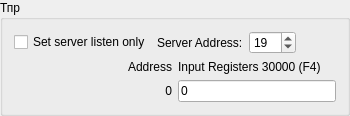
       <widget class="QGroupBox" name="gbT">
        <property name="title">
         <string>Тпр</string>
        </property>
        <layout class="QVBoxLayout" name="verticalLayout_5">
         <item>
          <layout class="QHBoxLayout" name="horizontalLayout_7">
           <property name="sizeConstraint">
            <enum>QLayout::SetMinimumSize</enum>
           </property>
           <item>
            <widget class="QCheckBox" name="listenOnlyBox_5">
             <property name="text">
              <string>Set server listen only</string>
             </property>
            </widget>
           </item>
           <item>
            <widget class="QLabel" name="label_41">
             <property name="sizePolicy">
              <sizepolicy hsizetype="Maximum" vsizetype="Preferred">
               <horstretch>0</horstretch>
               <verstretch>0</verstretch>
              </sizepolicy>
             </property>
             <property name="text">
              <string>Server Address:</string>
             </property>
            </widget>
           </item>
           <item>
            <widget class="QSpinBox" name="serverEdit_5">
             <property name="sizePolicy">
              <sizepolicy hsizetype="Maximum" vsizetype="Fixed">
               <horstretch>0</horstretch>
               <verstretch>0</verstretch>
              </sizepolicy>
             </property>
             <property name="minimum">
              <number>1</number>
             </property>
             <property name="maximum">
              <number>247</number>
             </property>
             <property name="value">
              <number>19</number>
             </property>
            </widget>
           </item>
           <item>
            <spacer name="horizontalSpacer_6">
             <property name="orientation">
              <enum>Qt::Horizontal</enum>
             </property>
             <property name="sizeHint" stdset="0">
              <size>
               <width>40</width>
               <height>20</height>
              </size>
             </property>
            </spacer>
           </item>
          </layout>
         </item>
         <item>
          <layout class="QGridLayout" name="gridLayout_7">
           <item row="1" column="0">
            <widget class="QLabel" name="label_42">
             <property name="text">
              <string>0</string>
             </property>
             <property name="alignment">
              <set>Qt::AlignRight|Qt::AlignTrailing|Qt::AlignVCenter</set>
             </property>
            </widget>
           </item>
           <item row="0" column="0">
            <widget class="QLabel" name="address_5">
             <property name="text">
              <string>Address</string>
             </property>
             <property name="alignment">
              <set>Qt::AlignRight|Qt::AlignTrailing|Qt::AlignVCenter</set>
             </property>
            </widget>
           </item>
           <item row="1" column="1">
            <widget class="QLineEdit" name="inReg_19_0">
             <property name="sizePolicy">
              <sizepolicy hsizetype="Preferred" vsizetype="Fixed">
               <horstretch>0</horstretch>
               <verstretch>0</verstretch>
              </sizepolicy>
             </property>
             <property name="text">
              <string>0</string>
             </property>
             <property name="maxLength">
              <number>32767</number>
             </property>
             <property name="placeholderText">
              <string>Hexadecimal A-F, a-f, 0-9.</string>
             </property>
            </widget>
           </item>
           <item row="0" column="1">
            <widget class="QLabel" name="inputRegisters_5">
             <property name="text">
              <string>Input Registers 30000 (F4)</string>
             </property>
            </widget>
           </item>
          </layout>
         </item>
        </layout>
       </widget>
